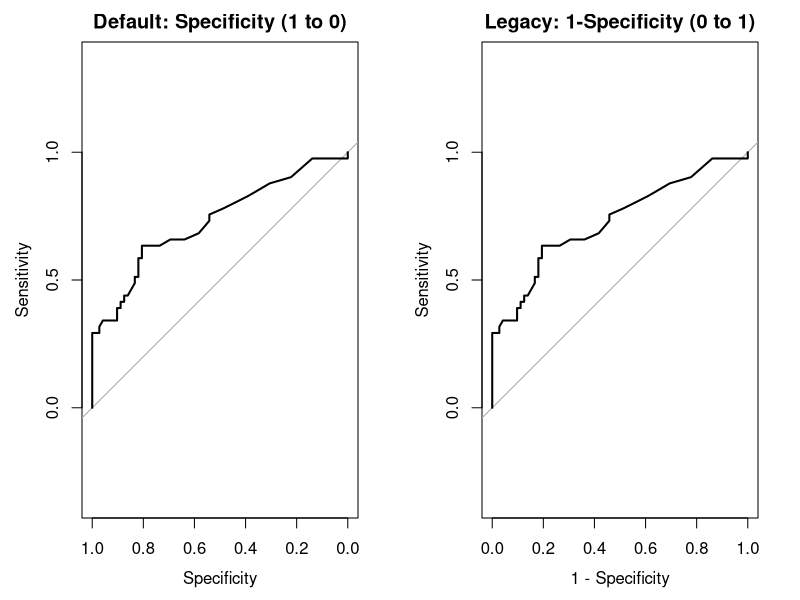
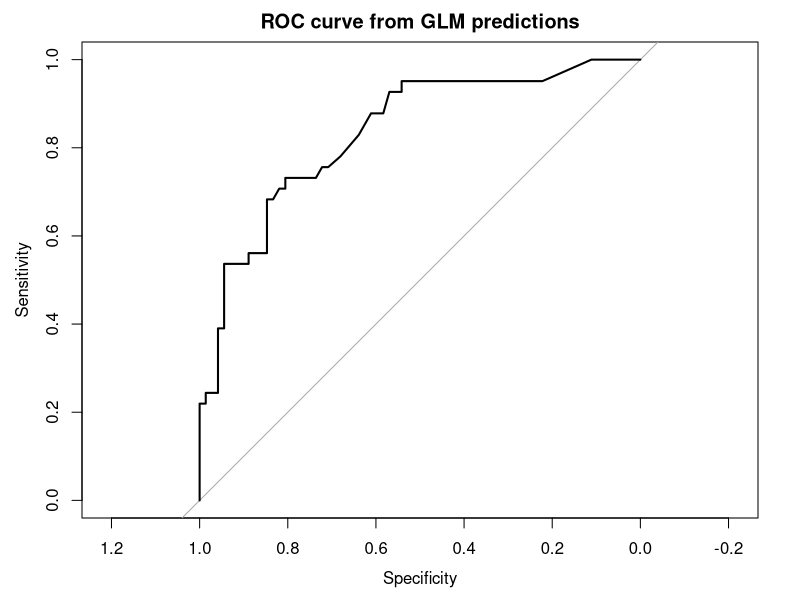
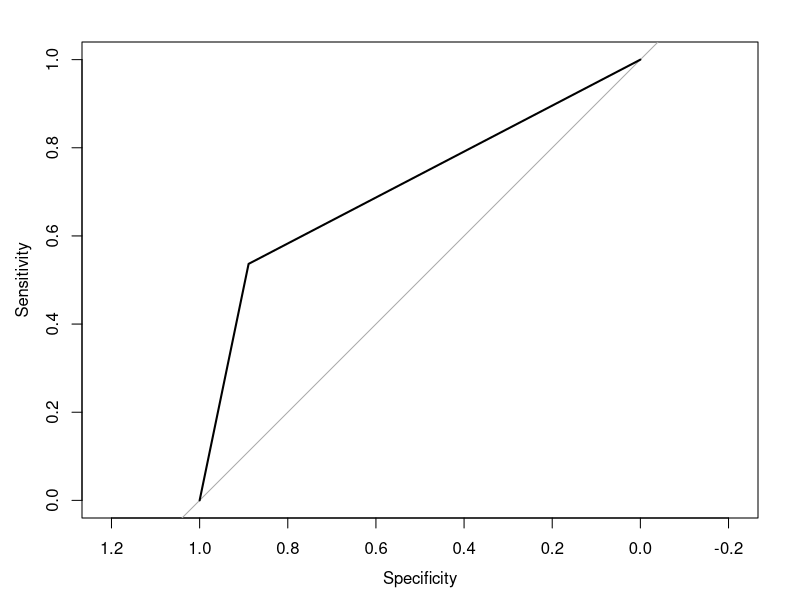
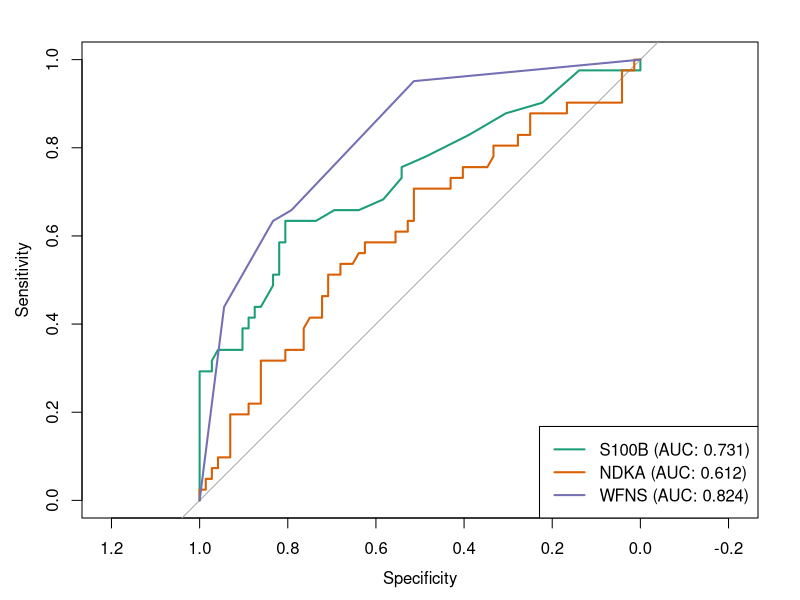
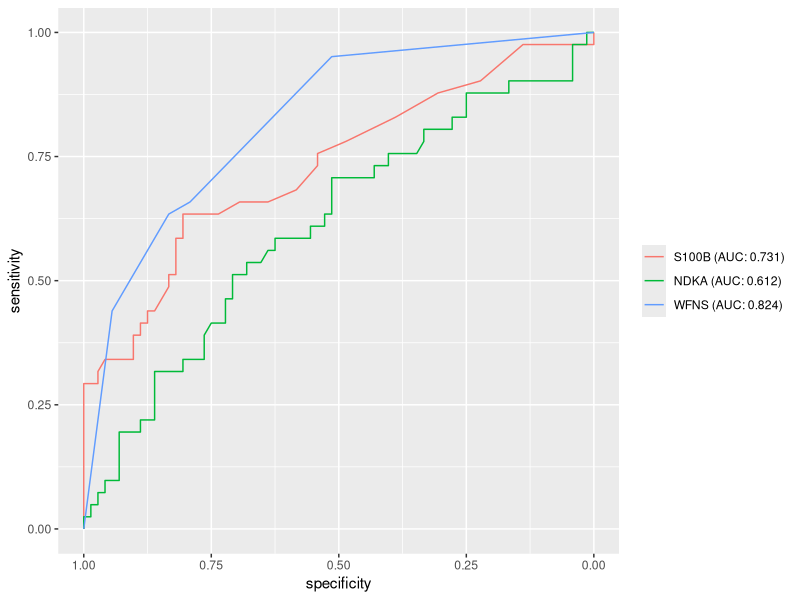
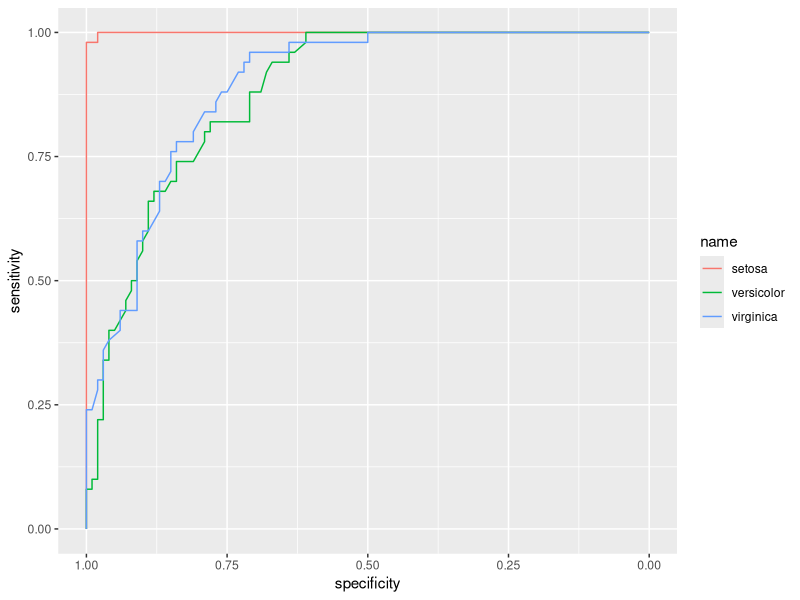
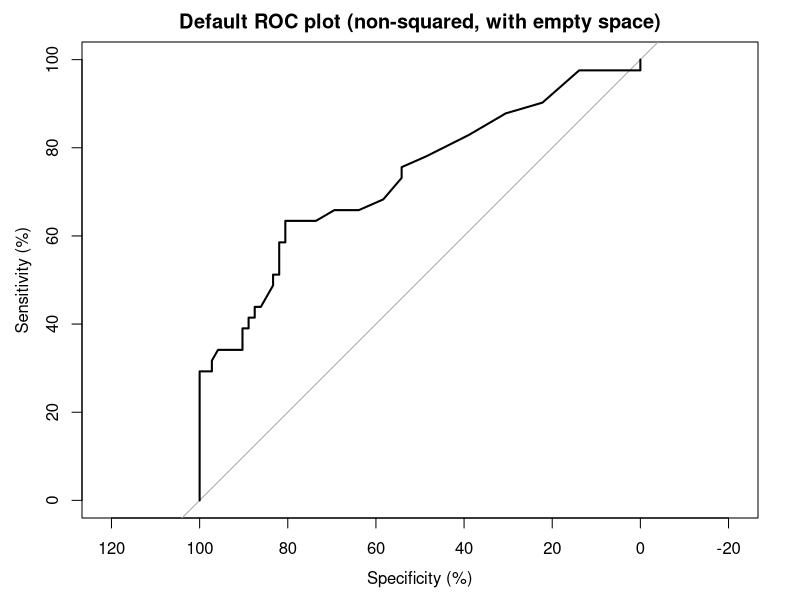
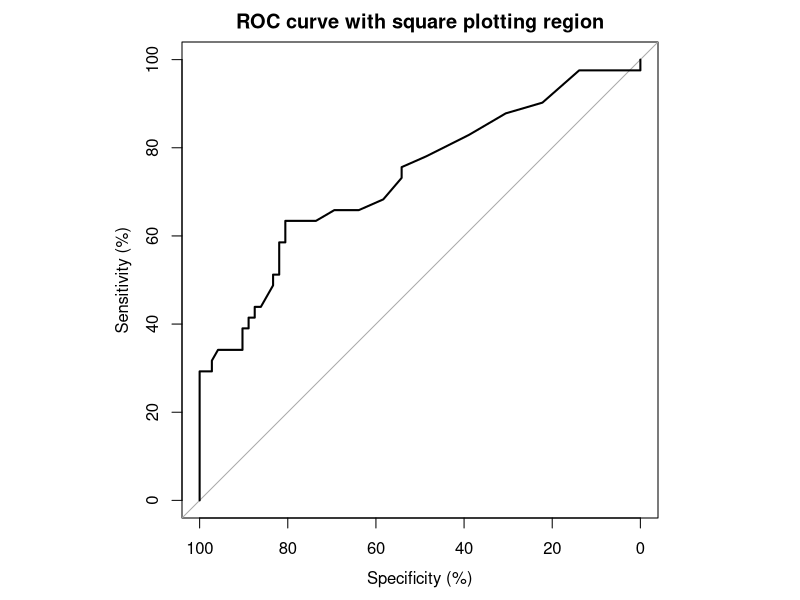

The R source for these figures, in order:
## ---- chunk 1
knitr::opts_chunk$set(
  collapse = TRUE,
  comment = "#>",
  message = FALSE,
  warning = FALSE
)
## ---- chunk 2
library(pROC)
data(aSAH)

# Create a ROC curve
rocobj <- roc(aSAH$outcome, aSAH$s100b)

# Plot with default axis (Specificity from 1 to 0)
par(mfrow = c(1, 2))
plot(rocobj, main = "Default: Specificity (1 to 0)")

# Plot with legacy axis (1-Specificity from 0 to 1)
plot(rocobj, main = "Legacy: 1-Specificity (0 to 1)", 
     legacy.axes = TRUE)
par(mfrow = c(1, 1))
## ---- chunk 3
# Fit a logistic regression model
model <- glm(outcome ~ s100b + wfns, data = aSAH, family = binomial)

# Get predicted probabilities
predictions <- predict(model, type = "response")

# Create ROC curve with the predictions
roc_glm <- roc(aSAH$outcome, predictions)

# Plot and compute AUC
plot(roc_glm, main = "ROC curve from GLM predictions")
auc(roc_glm)
## ---- chunk 4
predicted_class <- as.numeric(predictions > 0.5)
roc_class <- roc(aSAH$outcome, predicted_class)
coords(roc_class)
plot(roc_class)
## ---- chunk 5
incomplete <- aSAH
incomplete$s100b[1:3] <- NA
model <- glm(outcome ~ s100b, data = incomplete, family = binomial)
nrow(incomplete)
length(predict(model, type = "response"))
## ---- chunk 6
predictions <- predict(model, newdata = incomplete, type = "response")
length(predictions)
roc(incomplete$outcome, predictions)
## ---- chunk 7
    auc(roc(aSAH$outcome, aSAH$s100b))
    auc(roc(aSAH$outcome, log(aSAH$s100b)))
## ---- chunk 8
    truth <- c(1, 1, 1, 1, 1, 0, 0, 0, 0, 0)
    probs <- c(0.99, 0.99, 0.95, 0.93, 0.98, 0.81, 0.90, 0.90, 0.63, 0.75)
    auc(roc(truth, probs))
## ---- chunk 9
rocs <- list(
  S100B = roc(aSAH$outcome, aSAH$s100b),
  NDKA = roc(aSAH$outcome, aSAH$ndka),
  WFNS = roc(aSAH$outcome, aSAH$wfns)
)
colors <- c("#1b9e77", "#d95f02", "#7570b3")

plot(rocs$S100B, col = colors[1])
lines(rocs$NDKA, col = colors[2])
lines(rocs$WFNS, col = colors[3])
legend("bottomright",
  legend = sprintf("%s (AUC: %.3f)", names(rocs), sapply(rocs, auc)),
  col = colors, lwd = 2
)
## ---- chunk 10
library(ggplot2)
names(rocs) <- sprintf("%s (AUC: %.3f)", names(rocs), sapply(rocs, auc))
ggroc(rocs) + labs(colour = NULL)
## ---- chunk 11
library(MASS)
model <- lda(Species ~ Sepal.Length + Sepal.Width, data = iris)
probabilities <- predict(model)$posterior
head(probabilities, 3)
mc <- multiclass.roc(iris$Species, probabilities)
auc(mc)
## ---- chunk 12
one_vs_rest <- lapply(levels(iris$Species), function(class) {
  roc(iris$Species == class, probabilities[, class],
    levels = c(FALSE, TRUE), direction = "<"
  )
})
names(one_vs_rest) <- levels(iris$Species)
sapply(one_vs_rest, auc)
ggroc(one_vs_rest)
## ---- chunk 13
rocobj <- roc(aSAH$outcome, aSAH$s100b, percent = TRUE)
plot(rocobj, main = "Default ROC plot (non-squared, with empty space)")
## ---- chunk 14
par(pty = "s")
rocobj <- roc(aSAH$outcome, aSAH$s100b, percent = TRUE)
plot(rocobj, main = "ROC curve with square plotting region")
par(pty = "m")  # Reset to default
## ---- chunk 15
rocobj <- roc(aSAH$outcome, aSAH$s100b, percent = TRUE)
plot(rocobj, main = "ROC curve with free aspect ratio", asp = NA)
## ---- chunk 16
roc(aSAH$outcome, aSAH$s100b, levels = c("Good", "Poor"), direction = "<")
## ---- chunk 17
roc_s100b <- roc(aSAH$outcome, aSAH$s100b)
roc_ndka <- roc(aSAH$outcome, aSAH$ndka)
roc.test(roc_s100b, roc_ndka)
## ---- chunk 18
set.seed(12)
response <- rbinom(400, 1, 0.5)
noise <- rnorm(400)
roc_a <- roc(response, response * 0.6 + noise)
roc_b <- roc(response, response * 0.45 + noise + rnorm(400, sd = 0.5))
ci(roc_a)
ci(roc_b)
roc.test(roc_a, roc_b)$p.value
## ---- chunk 19
rocobj <- roc(aSAH$outcome, aSAH$s100b)
coords(rocobj, c(0.1, 0.2, 0.5),
  ret = c("threshold", "sensitivity", "specificity", "ppv", "npv")
)
## ---- chunk 20
coords(rocobj, "best")
## ---- chunk 21
all_coords <- coords(rocobj, "all")
candidates <- all_coords[all_coords$sensitivity >= 0.75, ]
candidates[which.max(candidates$specificity), ]
## ---- chunk 22
pr <- coords(rocobj, "all", ret = c("recall", "precision"))
plot(precision ~ recall, pr, type = "l", ylim = c(0, 1))
## ---- chunk 23
pr <- na.omit(pr)
with(pr, -sum(diff(recall) * (head(precision, -1) + tail(precision, -1)) / 2))
## ---- chunk 24
for (marker in c("s100b", "ndka")) {
  print(auc(roc_(aSAH, "outcome", marker)))
}
